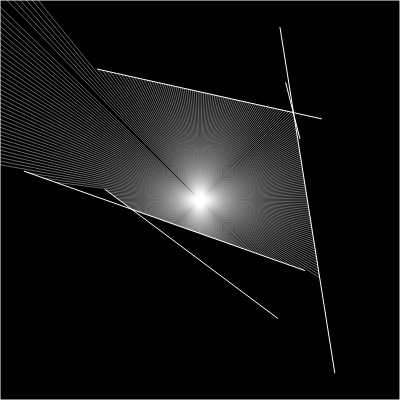
Frame 1 (no input)
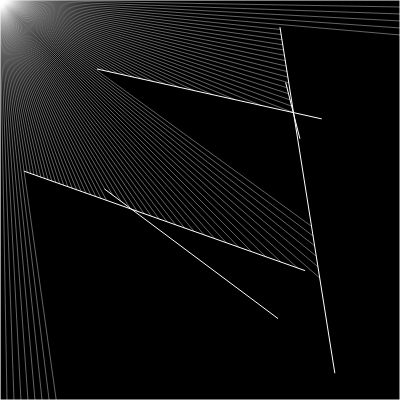
Frame 60 (no input)
Frame 120 (the mouse pressed at the canvas centre since frame 60): identical to frame 1, image omitted

The p5.js sketch that drew these frames (run headless with seeded random() and noise() and a simulated clock; from frame 60 on, the mouse is pressed at the canvas centre):

// p5.js sketch
// ── sketch.js
const walls = [];
let particle;

function setup() {
  createCanvas(400, 400);
  for(let i = 0; i < 5; i++) {
    walls.push(new Wall(random(0,width),random(0,height),random(0,width),random(0,height)));
  }
  walls.push(new Wall(0, 0, 0, height));
  walls.push(new Wall(0, 0, width, 0));
  walls.push(new Wall(width, 0, width, height));
  walls.push(new Wall(0, height, width, height));
  particle = new Particle();
}

function draw() {
  background(0);
  for(let i = 0; i < walls.length; i++) {
    walls[i].show();
  }
  particle.show();
  particle.lookAround(walls);
  particle.pos.x = mouseX;
  particle.pos.y = mouseY;
}
// ── particle.js
class Particle {
  constructor() {
    this.pos = createVector(width/2, height/2);
    this.rays = [];
    for(let a = 0; a < 360; a += 1) {
      this.rays.push(new Ray(this.pos, radians(a)));
    }
  }

  lookAround(walls) {
    for(let ray of this.rays) {
      let record = Infinity;
      let recordPoint = null;
      for(let wall of walls) {
        let point = ray.castTo(wall);
        if (point) {
          let dist = p5.Vector.dist(this.pos, point);
          if(dist < record) {
            record = dist;
            recordPoint = point;
          }
        }
      }
      if(recordPoint) {
        stroke(255, 100);
        line(this.pos.x, this.pos.y, recordPoint.x, recordPoint.y);
      }
    }
  }

  show() {
    // for(let i = 0; i < this.rays.length; i++) {
    //   this.rays[i].show();
    // }
    fill(255);
    noStroke();
    ellipse(this.pos.x, this.pos.y, 5);
  }
}
// ── ray.js
class Ray {
  constructor(pos, angle) {
    this.pos = pos;
    this.angle = p5.Vector.fromAngle(angle);
  }
  
  show() {
    stroke(255, 100);
    strokeWeight(1);
    line(this.pos.x, this.pos.y, this.pos.x + this.angle.x, this.pos.y + this.angle.y);
  }

  pointAt(x, y) {
    this.angle.x = x - this.pos.x;
    this.angle.y = y - this.pos.y;
    this.angle.normalize();
  }

  castTo(wall) {
    let x1 = wall.pointA.x;
    let y1 = wall.pointA.y;
    let x2 = wall.pointB.x;
    let y2 = wall.pointB.y;

    let x3 = this.pos.x;
    let y3 = this.pos.y;
    let x4 = this.pos.x + this.angle.x;
    let y4 = this.pos.y + this.angle.y;

    let den = (x1 - x2) * (y3 - y4) - (y1 - y2) * (x3 - x4);

    if(den == 0) return;

    let t = ((x1 - x3) * (y3 - y4) - (y1 - y3) * (x3 - x4)) / den;
    let u = -((x1 - x2) * (y1 - y3) - (y1 - y2) * (x1 - x3)) / den;

    if(t > 0 && t < 1 && u > 0) {
      let pt = createVector();
      pt.x = x1 + t * (x2 - x1);
      pt.y = y1 + t * (y2 - y1);
      return pt;
    } else return;
  }
}
// ── style.css
html {
  height: 100%;
  display: flex;
  align-items: center;
  justify-content: center;
  font-family: "Roboto", sans-serif;
  text-align: center;
  background-color: #305f72;
}

canvas {
  display: block;
}

// ── wall.js
class Wall {
  constructor(x1, y1, x2, y2) {
    this.pointA = createVector(x1, y1);
    this.pointB = createVector(x2, y2);
  }
  
  show() {
    stroke(255);
    strokeWeight(1);
    line(this.pointA.x, this.pointA.y, this.pointB.x, this.pointB.y);
  }
}
